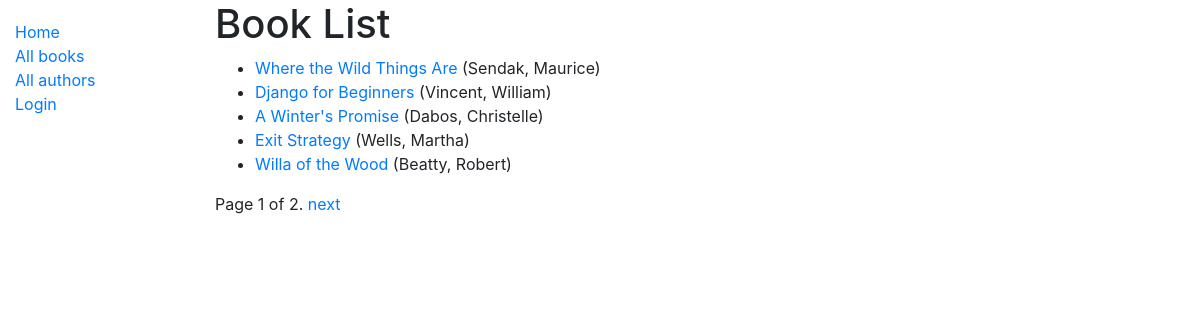
/catalog/books/, run on the app's committed database.
### catalog/models.py (models this page shows, shortened)
class Book(models.Model):
    title = models.CharField(max_length=200)
    subtitle = models.CharField(max_length=200, blank=True, null=True)
    author = models.ForeignKey('Author', on_delete=models.SET_NULL, null=True)
    summary = models.TextField(max_length=10000,
                               help_text='Enter a brief description of the book')
    isbn = models.CharField('ISBN', max_length=14,
                            help_text='13 Character <a href="https://www.isbn-international.org/content/what-isbn">ISBN number</a>')
    genre = models.ManyToManyField(Genre,
                                   help_text='Select a genre for this book')
    language = models.ForeignKey('Language', on_delete=models.SET_NULL, null=True)
    def display_genre(self):
        """Create a string for the Genre. This is required to display genre in Admin"""
        return ', '.join(genre.name for genre in self.genre.all()[:3])
    display_genre.short_description = 'genre'
    def get_absolute_url(self):
        return reverse('book-detail', args=[str(self.id)])

class Author(models.Model):
    first_name = models.CharField(max_length=100)
    last_name = models.CharField(max_length=100)
    date_of_birth = models.DateField(null=True, blank=True)
    date_of_death = models.DateField('Died', null=True, blank=True)
    class Meta:
        ordering = ['last_name', 'first_name']
    def __str__(self):
        return f'{self.last_name}, {self.first_name}'

### catalog/views.py (the view)
# urls.py: path('books/', views.BookListView.as_view(), name='books'),
class BookListView(generic.ListView):
    model = Book
    paginate_by = 5

### catalog/templates/catalog/book_list.html
{% extends 'base_generic.html' %}
{% block content %}
    <h1>Book List</h1>
    {% if book_list %}
    <ul>
        {% for book in book_list %}
        <li>
            <a href="{{ book.get_absolute_url }}">{{ book.title }}</a> ({{ book.author }})
        </li>
        {% endfor %}
    </ul>
    {% else %}
    <p>There are no books in the library.</p>
    {% endif %}
{% endblock content %}

### data on the page
Book: title "Where the Wild Things Are", author "Sendak, Maurice"
Book: title "Django for Beginners", author "Vincent, William"
Book: title "A Winter's Promise", author "Dabos, Christelle"
Book: title "Exit Strategy", author "Wells, Martha"
Book: title "Willa of the Wood", author "Beatty, Robert"

### other printed values
{{ page_obj.number }} "1"
{{ page_obj.paginator.num_pages }} "2"
